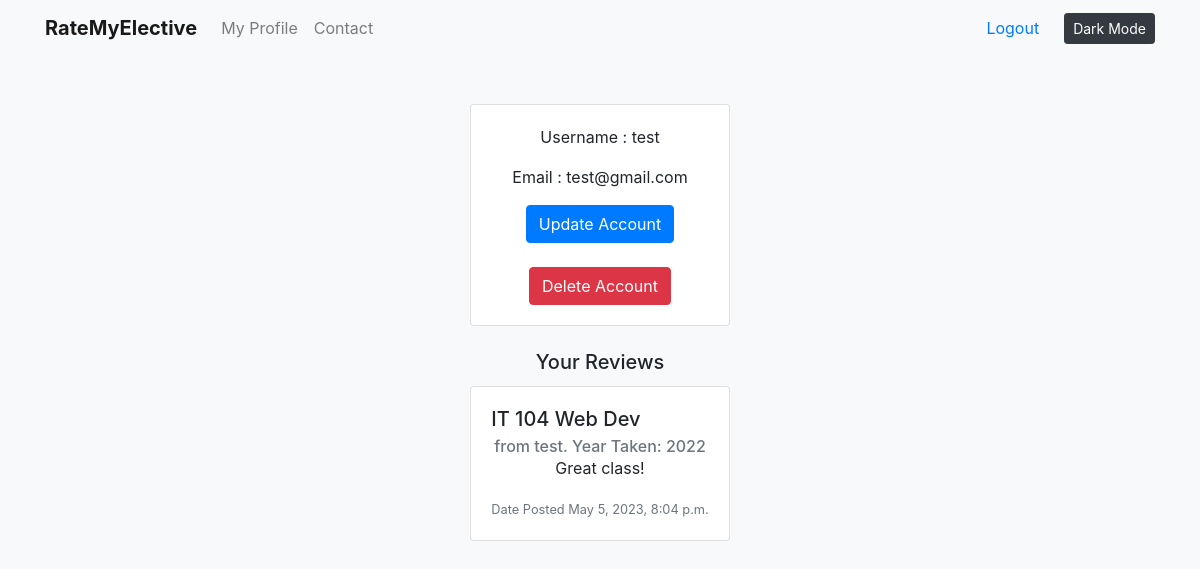
The page /profile/ (signed in) on the database as committed earlier.
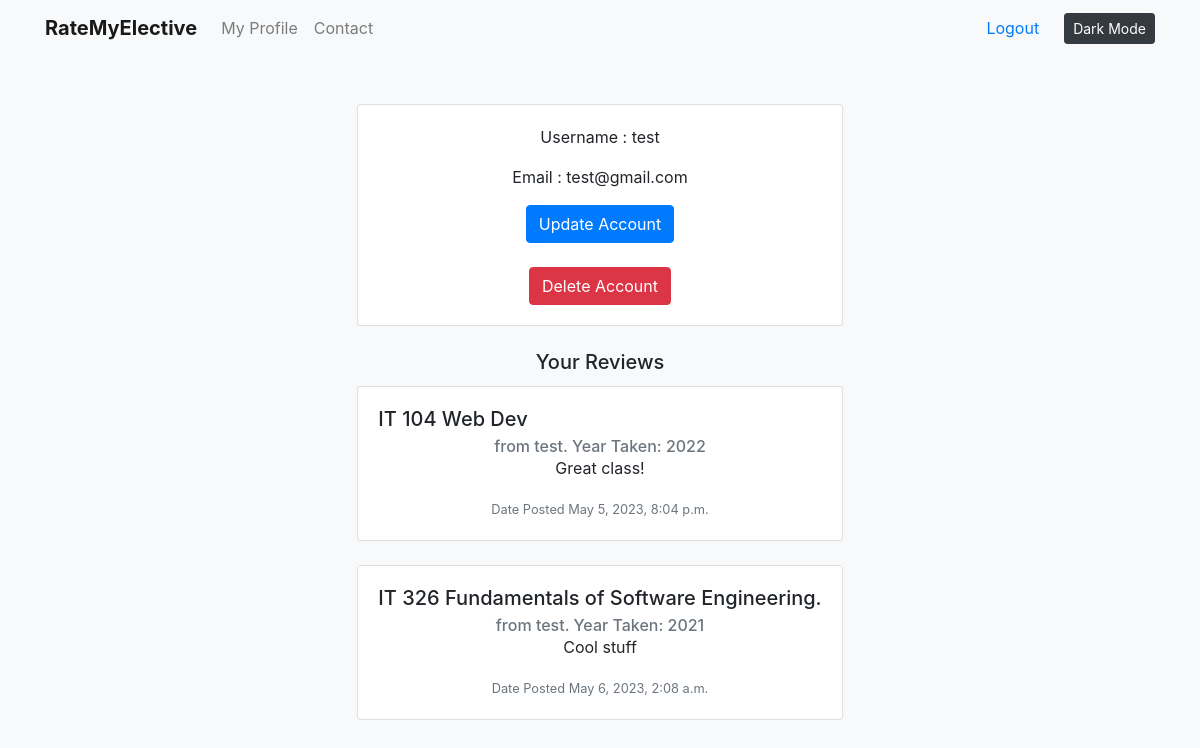
The same page on the database as committed later.
### website/models.py (models this page shows, shortened)
class Review(models.Model):
    id = models.AutoField(primary_key=True)
    content = models.TextField()
    rating_positive = models.IntegerField(default=0)
    rating_negative = models.IntegerField(default=0)
    last_modified = models.DateTimeField(auto_now=True)
    year_taken = models.PositiveSmallIntegerField(blank=True, null=True)
    author = models.ForeignKey(User, on_delete=models.CASCADE)
    course = models.ForeignKey('Course', on_delete=models.CASCADE)
    flagged = models.BooleanField(default=False)

class Course(models.Model):
    id = models.AutoField(primary_key=True)
    name = models.CharField(max_length=69)
    course_number = models.IntegerField()
    department = models.ForeignKey(Department, on_delete=models.CASCADE)
    description = models.TextField()
    flagged = models.BooleanField(default=False, blank=True)

class Department(models.Model):
    code = models.CharField(primary_key=True, max_length=4)
    name = models.CharField(max_length=40)
    def __str__(self):
      return self.name

### website/views.py (the view)
# urls.py: path('profile/', views.profile, name="profile"),
def profile(request):
    current_user = request.user
    if current_user.is_authenticated:
        objs = Review.objects.filter(author__username=request.user.username)
        if request.method == 'POST':
            form = PasswordChangeForm(request.user, request.POST)
            if form.is_valid():
                user = form.save()
                update_session_auth_hash(request, user)  # Important!
                messages.success(request, 'Your password was successfully updated!')
                return redirect('change_password')
            else:
                messages.error(request, 'Please correct the error below.')
        else:
            form = PasswordChangeForm(request.user)
        return render(request, "profile.html", {'form': form, 'objs' : objs})
    else:
        return redirect(loginUser)

### templates/profile.html (shortened to what this page needs)
{% extends "base.html" %} {% block content %} {% if request.user.is_authenticated %}
<center>
	<div class="card">
		<div class="card-body">
			<p> Username : {{request.user.username}} </p>
			<p> Email : {{request.user.email}} </p>
			  <button type="button" class="btn btn-primary" data-toggle="modal" data-target="#updateAccountModal">
        Update Account
        </button>
        <br/>
        <br/>
        <button type="button" class="btn btn-danger" data-toggle="modal" data-target="#deleteAccountModal">
        Delete Account
        </button>
    </div>
  </div>
  <br/>
  <h5 class="card-title">  Your Reviews  </h5>
  {% for review in objs %}
<div class="card">
    <div class="card-body">
      <div class="spaceBetween">
        <h5 class="card-title">{{review.course.department}} {{review.course.course_number}} {{review.course.name}}</h5>
      </div>
      <h6 class="card-subtitle text-muted">from {{review.author.username}}. Year Taken: {{review.year_taken}}</h6>
      <p class="card-text">{{review.content}}</p>
      <p class="card-text"><small class="text-muted">Date Posted {{review.last_modified}}</small></p>
    </div>
  </div>
  <br/>
{% endfor %}
</center>
{% else %}
<center>
	<p>User is not currently logged in</h1>
</center>
{% endif %}
{% endblock content %}

Rows that differ between the two databases and show on the page:
added Review: course.department "IT", course.course_number "326", course.name "Fundamentals of Software Engineering.", author.username "test", year_taken "2021", content "Cool stuff", last_modified "May 6, 2023, 2:08 a.m."
